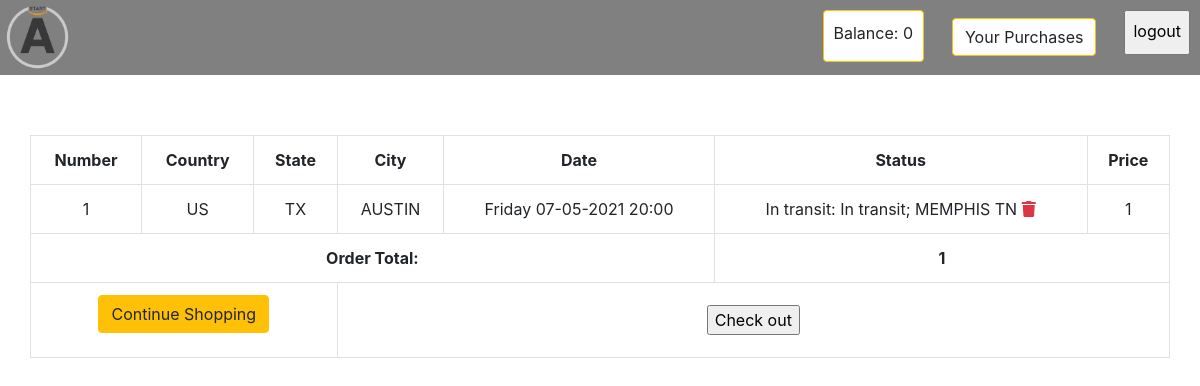
The page /cart/order-summary/ (signed in) on the database as committed earlier.
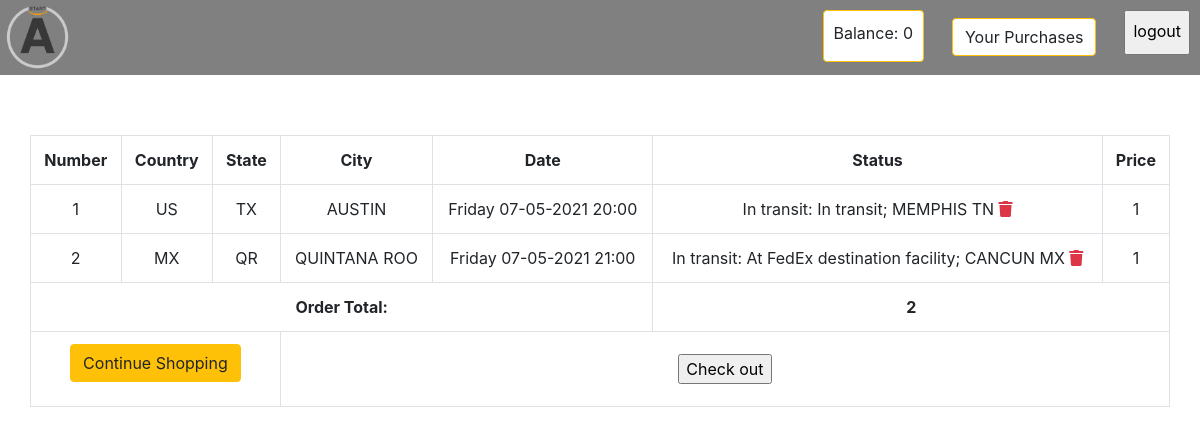
The same page on the database as committed later.
### shopping_cart/models.py (models this page shows, shortened)
class OrderItem(models.Model):
    product = models.OneToOneField(Product, on_delete=models.SET_NULL, null=True)
    is_ordered = models.BooleanField(default=False)
    date_added = models.DateTimeField(auto_now=True)
    date_ordered = models.DateTimeField(null=True)

class Order(models.Model):
    ref_code = models.CharField(max_length=15)
    owner = models.ForeignKey(Profile, on_delete=models.SET_NULL, null=True)
    is_ordered = models.BooleanField(default=False)
    items = models.ManyToManyField(OrderItem)
    date_ordered = models.DateTimeField(auto_now=True)
    def get_cart_items(self):
        return self.items.all()
    def get_cart_total(self):
        return sum([item.product.price for item in self.items.all()])

### products/models.py (models this page shows, shortened)
class Product(models.Model):
    country = models.CharField(max_length=50, verbose_name='Страна')
    state = models.CharField(max_length=50, verbose_name='Штат')
    city = models.CharField(max_length=50, verbose_name='Город')
    data = models.CharField(max_length=100, verbose_name='Дата')
    status = models.CharField(max_length=50, verbose_name='Статус')
    number_track = models.CharField(max_length=50, verbose_name='Номер трека')
    price = models.IntegerField()

### shopping_cart/views.py (the view)
@login_required()
def order_details(request, **kwargs):
    existing_order = get_user_pending_order(request)
    context = {
        'order': existing_order
    }
    return render(request, 'shopping_cart/order_summary.html', context)

### shopping_cart/views.py (called while the page is built)
def get_user_pending_order(request):
    user_profile = get_object_or_404(Profile, user=request.user)
    order = Order.objects.filter(owner=user_profile, is_ordered=False)
    if order.exists():
        return order[0]
    return 0

### shopping_cart/templates/shopping_cart/order_summary.html (shortened to what this page needs)
{% extends "base.html" %}
{% block content %}
 <section>
   <div class="row">
    <table class="table table-hover table-bordered text-center">
      <tr class="text-center">
        <th>Number</th>
        <th>Country</th>
        <th>State</th>
        <th>City</th>
        <th>Date</th>
        <th>Status</th>
        <th>Price</th>
      </tr>
      {% for item in order.get_cart_items %}
        <tr>
          <td>{{ forloop.counter }}</td>
          <td>{{ item.product.country }}</td>
          <td>{{ item.product.state }}</td>
          <td>{{ item.product.city }}</td>
          <td>{{ item.product.data }}</td>
          <td>
            {{ item.product.status }}
            <span class="pull-right">
              <a href="{% url 'shopping_cart:delete_item' item.id %}" data-balloon="remove this item from cart" class="text-danger" onclick="return confirm_delete();">
                <i class="fas fa-trash"></i>
              </a>
            </span>
          </td>
          <td>{{ item.product.price }}</td>
        </tr>
      {% empty %}
        <tr>
          <td colspan= 3> You have not added any items yet.</td>
        </tr>
      {% endfor %}
      <tr>
        {% if order.get_cart_total != None %}
        <td colspan=5>
          <strong class="pull-right">Order Total:</strong>
        </td>
        <td colspan= 2>
          <strong>{{ order.get_cart_total }}</strong>
        </td>
        {% endif %}
      </tr>
      <tr>
        <td colspan=3 >
          <a href="{% url 'products:product-list' %}" class="btn btn-warning pull-left">
            {% if order %}Continue Shopping{% else %}Add Items to Cart {% endif %}
          </a>
        </td>
        <td colspan=4>
          {% if order.get_cart_items %}
          <form method="POST" action="{% url 'shopping_cart:balance' %}"  class="search-form">
            <input type="submit" value="Check out">
          </form>
          {% endif %}
        </td>
      </tr>
    </table>
   </div>
 </section>
{% endblock %}

Rows that differ between the two databases and show on the page:
added OrderItem: product.country "MX", product.state "QR", product.city "QUINTANA ROO", product.data "Friday 07-05-2021 21:00", product.status "In transit: At FedEx destination facility; CANCUN MX", product.price "1"
computed for Order: get_cart_total "1" → "2"
